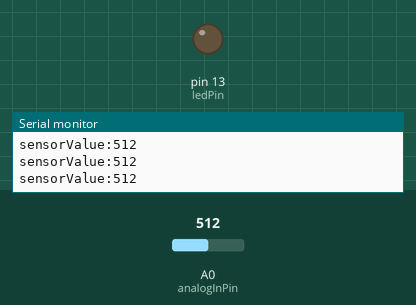
This sketch was run on a simulated Arduino Uno, built with avr-gcc and run on an emulated ATmega328P. Shown: output pins drawn as LEDs (lit = HIGH), the last lines printed to the serial monitor. The inputs (shaded band) are chosen by the test bench; at power-on: A0 (analogInPin) = 512.

Above: at 1.2 s.
1.3 s: A0 (analogInPin) set to 993
3.4 s: A0 (analogInPin) set to 1015
At 4.8 s:
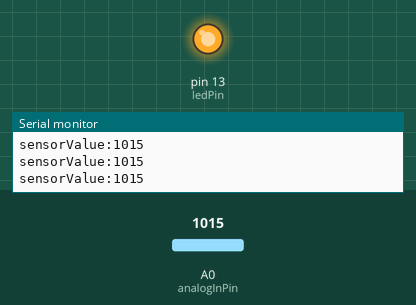
5.2 s: A0 (analogInPin) set to 814
7.3 s: A0 (analogInPin) set to 788
At 8.5 s:
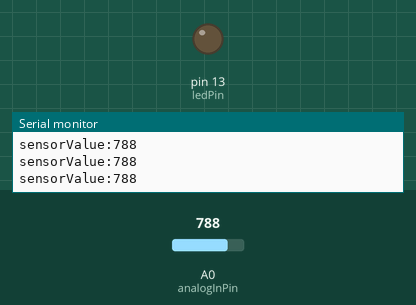
9.3 s: A0 (analogInPin) set to 1010
At 10.7 s:
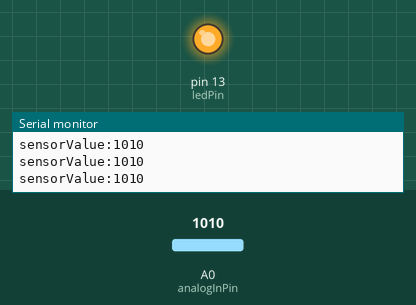
Timing chart, 0 to 12.3 s (numbered marks = the images above; inputs shaded):
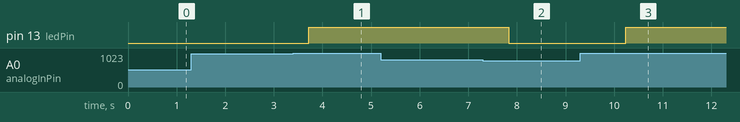

Measured:
- the behaviour switches between 1000 and 1001 on A0 (analogInPin) (found by bisection; images 0 and 1)
- the behaviour switches between 800 and 799 on A0 (analogInPin) (found by bisection; images 1 and 2)
- after the input at 3.4 s, pin 13 (ledPin): LOW → HIGH after 0.32 s
- after the input at 7.3 s, pin 13 (ledPin): HIGH → LOW after 0.53 s
- after the input at 9.3 s, pin 13 (ledPin): LOW → HIGH after 0.94 s

The sketch:

AnalogInOutSerial.ino
```cpp
const int numReadings = 10;

int readings[numReadings];      // the readings from the analog input
int readIndex = 0;              // the index of the current reading
int total = 0;                  // the running total
int average = 0;                // the average

// These constants won't change. They're used to give names to the pins used:
const int analogInPin = A0;  // Analog input pin that the potentiometer is attached to

const int ledPin = 13;       // pin that the LED is attached to
int sensorValue = 0;        // value read from the pot
int outputValue = 0;        // value output to the PWM (analog out)
const int threshold = 1000;   // an arbitrary threshold level that's in the range of the analog input
const int thresholdLow = 800;   // an arbitrary threshold level that's in the range of the analog input
int activated = 1;


void setup() {
  // initialize serial communications at 9600 bps:
  pinMode(ledPin, OUTPUT);

  Serial.begin(9600);
}

void loop() {
  // read the analog in value:
  sensorValue = analogRead(analogInPin);
  // map it to the range of the analog out:
  Serial.print("sensorValue:");
  Serial.println(sensorValue);
  // subtract the last reading:
  total = total - readings[readIndex];
  // read from the sensor:
  readings[readIndex] = sensorValue;
  // add the reading to the total:
  total = total + readings[readIndex];
  // advance to the next position in the array:
  readIndex = readIndex + 1;

  // if we're at the end of the array...
  if (readIndex >= numReadings) {
    // ...wrap around to the beginning:
    readIndex = 0;
  }

  // calculate the average:
  average = total / numReadings;
//  Serial.println(average);

  // if the analog value is high enough, turn on the LED:
  if (average > threshold) {
    if (activated == 0) {
      digitalWrite(ledPin, HIGH);
      Serial.println("ACTIVATED");
      activated = 1;
    }
  }
  if (average < thresholdLow){
    if (activated == 1) {
      digitalWrite(ledPin, LOW);
      Serial.println("DEACTIVATED");
      activated = 0;
    }
  }
  // print the results to the Serial Monitor:
//  Serial.print("average = ");
//  Serial.println(average);


  // wait 2 milliseconds before the next loop for the analog-to-digital
  // converter to settle after the last reading:
  delay(100);
}
```
